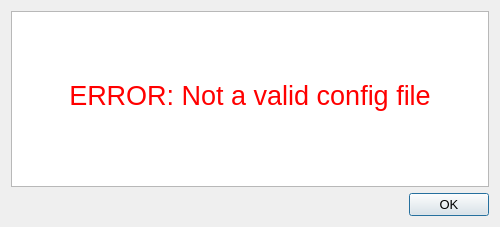
<?xml version="1.0" encoding="UTF-8"?>
<ui version="4.0">
 <class>Dialog</class>
 <widget class="QDialog" name="Dialog">
  <property name="geometry">
   <rect>
    <x>0</x>
    <y>0</y>
    <width>500</width>
    <height>227</height>
   </rect>
  </property>
  <property name="windowTitle">
   <string>ERROR Message</string>
  </property>
  <layout class="QGridLayout" name="gridLayout">
   <item row="1" column="0">
    <widget class="QDialogButtonBox" name="ok_button">
     <property name="font">
      <font>
       <pointsize>10</pointsize>
       <weight>50</weight>
       <bold>false</bold>
      </font>
     </property>
     <property name="orientation">
      <enum>Qt::Horizontal</enum>
     </property>
     <property name="standardButtons">
      <set>QDialogButtonBox::Ok</set>
     </property>
     <property name="centerButtons">
      <bool>false</bool>
     </property>
    </widget>
   </item>
   <item row="0" column="0">
    <widget class="QTextEdit" name="textEdit">
     <property name="palette">
      <palette>
       <active>
        <colorrole role="WindowText">
         <brush brushstyle="SolidPattern">
          <color alpha="255">
           <red>255</red>
           <green>0</green>
           <blue>0</blue>
          </color>
         </brush>
        </colorrole>
        <colorrole role="Text">
         <brush brushstyle="SolidPattern">
          <color alpha="255">
           <red>255</red>
           <green>0</green>
           <blue>0</blue>
          </color>
         </brush>
        </colorrole>
       </active>
       <inactive>
        <colorrole role="WindowText">
         <brush brushstyle="SolidPattern">
          <color alpha="255">
           <red>255</red>
           <green>0</green>
           <blue>0</blue>
          </color>
         </brush>
        </colorrole>
        <colorrole role="Text">
         <brush brushstyle="SolidPattern">
          <color alpha="255">
           <red>255</red>
           <green>0</green>
           <blue>0</blue>
          </color>
         </brush>
        </colorrole>
       </inactive>
       <disabled>
        <colorrole role="WindowText">
         <brush brushstyle="SolidPattern">
          <color alpha="255">
           <red>120</red>
           <green>120</green>
           <blue>120</blue>
          </color>
         </brush>
        </colorrole>
        <colorrole role="Text">
         <brush brushstyle="SolidPattern">
          <color alpha="255">
           <red>120</red>
           <green>120</green>
           <blue>120</blue>
          </color>
         </brush>
        </colorrole>
       </disabled>
      </palette>
     </property>
     <property name="contextMenuPolicy">
      <enum>Qt::NoContextMenu</enum>
     </property>
     <property name="html">
      <string>&lt;!DOCTYPE HTML PUBLIC &quot;-//W3C//DTD HTML 4.0//EN&quot; &quot;http://www.w3.org/TR/REC-html40/strict.dtd&quot;&gt;
&lt;html&gt;&lt;head&gt;&lt;meta name=&quot;qrichtext&quot; content=&quot;1&quot; /&gt;&lt;style type=&quot;text/css&quot;&gt;
p, li { white-space: pre-wrap; }
&lt;/style&gt;&lt;/head&gt;&lt;body style=&quot; font-family:'MS Shell Dlg 2'; font-size:12pt; font-weight:400; font-style:normal;&quot;&gt;
&lt;p style=&quot;-qt-paragraph-type:empty; margin-top:0px; margin-bottom:0px; margin-left:0px; margin-right:0px; -qt-block-indent:0; text-indent:0px; font-size:5.5pt;&quot;&gt;&lt;br /&gt;&lt;/p&gt;
&lt;p style=&quot;-qt-paragraph-type:empty; margin-top:0px; margin-bottom:0px; margin-left:0px; margin-right:0px; -qt-block-indent:0; text-indent:0px; font-size:5.5pt;&quot;&gt;&lt;br /&gt;&lt;/p&gt;
&lt;p align=&quot;center&quot; style=&quot; margin-top:0px; margin-bottom:0px; margin-left:0px; margin-right:0px; -qt-block-indent:0; text-indent:0px;&quot;&gt;&lt;img src=&quot;:/error_icon/error.png&quot; /&gt;&lt;/p&gt;
&lt;p style=&quot;-qt-paragraph-type:empty; margin-top:0px; margin-bottom:0px; margin-left:0px; margin-right:0px; -qt-block-indent:0; text-indent:0px; font-size:5.5pt;&quot;&gt;&lt;br /&gt;&lt;/p&gt;
&lt;p style=&quot;-qt-paragraph-type:empty; margin-top:0px; margin-bottom:0px; margin-left:0px; margin-right:0px; -qt-block-indent:0; text-indent:0px; font-size:5.5pt;&quot;&gt;&lt;br /&gt;&lt;/p&gt;
&lt;p align=&quot;center&quot; style=&quot;-qt-paragraph-type:empty; margin-top:0px; margin-bottom:0px; margin-left:0px; margin-right:0px; -qt-block-indent:0; text-indent:0px; font-size:5.5pt;&quot;&gt;&lt;br /&gt;&lt;/p&gt;
&lt;p align=&quot;center&quot; style=&quot; margin-top:0px; margin-bottom:0px; margin-left:0px; margin-right:0px; -qt-block-indent:0; text-indent:0px;&quot;&gt;&lt;span style=&quot; font-size:20pt;&quot;&gt;ERROR: Not a valid config file&lt;/span&gt;&lt;/p&gt;&lt;/body&gt;&lt;/html&gt;</string>
     </property>
    </widget>
   </item>
  </layout>
 </widget>
 <resources>
  <include location="additional_ressources/icons.qrc"/>
 </resources>
 <connections>
  <connection>
   <sender>ok_button</sender>
   <signal>rejected()</signal>
   <receiver>Dialog</receiver>
   <slot>reject()</slot>
   <hints>
    <hint type="sourcelabel">
     <x>316</x>
     <y>260</y>
    </hint>
    <hint type="destinationlabel">
     <x>286</x>
     <y>274</y>
    </hint>
   </hints>
  </connection>
  <connection>
   <sender>ok_button</sender>
   <signal>accepted()</signal>
   <receiver>Dialog</receiver>
   <slot>accept()</slot>
   <hints>
    <hint type="sourcelabel">
     <x>248</x>
     <y>254</y>
    </hint>
    <hint type="destinationlabel">
     <x>157</x>
     <y>274</y>
    </hint>
   </hints>
  </connection>
 </connections>
</ui>
